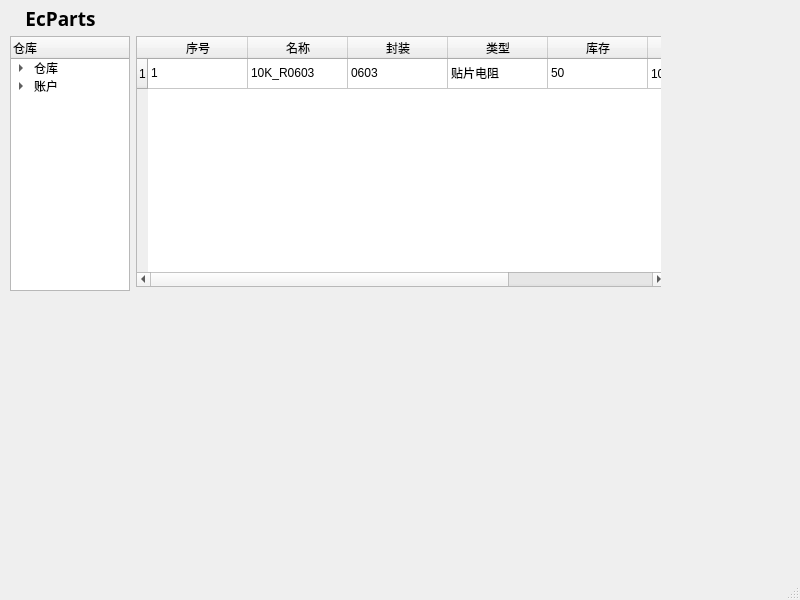
<?xml version="1.0" encoding="UTF-8"?>
<ui version="4.0">
 <class>MWin</class>
 <widget class="QMainWindow" name="MWin">
  <property name="geometry">
   <rect>
    <x>0</x>
    <y>0</y>
    <width>800</width>
    <height>600</height>
   </rect>
  </property>
  <property name="windowTitle">
   <string>MWin</string>
  </property>
  <widget class="QWidget" name="centralwidget">
   <widget class="QWidget" name="">
    <property name="geometry">
     <rect>
      <x>10</x>
      <y>10</y>
      <width>651</width>
      <height>281</height>
     </rect>
    </property>
    <layout class="QGridLayout" name="gridLayout">
     <item row="1" column="0">
      <widget class="QTreeWidget" name="treeWidget">
       <property name="maximumSize">
        <size>
         <width>120</width>
         <height>16777215</height>
        </size>
       </property>
       <column>
        <property name="text">
         <string>仓库</string>
        </property>
       </column>
       <item>
        <property name="text">
         <string>仓库</string>
        </property>
        <item>
         <property name="text">
          <string>元器件仓库</string>
         </property>
        </item>
        <item>
         <property name="text">
          <string>项目元器件套件</string>
         </property>
        </item>
       </item>
       <item>
        <property name="text">
         <string>账户</string>
        </property>
        <item>
         <property name="text">
          <string>普通用户</string>
         </property>
        </item>
        <item>
         <property name="text">
          <string>高级用户</string>
         </property>
        </item>
        <item>
         <property name="text">
          <string>管理员</string>
         </property>
        </item>
       </item>
      </widget>
     </item>
     <item row="1" column="1">
      <widget class="QStackedWidget" name="stackedWidget">
       <widget class="QWidget" name="page">
        <widget class="QTableWidget" name="tableWidget">
         <property name="geometry">
          <rect>
           <x>0</x>
           <y>0</y>
           <width>531</width>
           <height>251</height>
          </rect>
         </property>
         <row>
          <property name="text">
           <string>1</string>
          </property>
         </row>
         <column>
          <property name="text">
           <string>序号</string>
          </property>
         </column>
         <column>
          <property name="text">
           <string>名称</string>
          </property>
         </column>
         <column>
          <property name="text">
           <string>封装</string>
          </property>
         </column>
         <column>
          <property name="text">
           <string>类型</string>
          </property>
         </column>
         <column>
          <property name="text">
           <string>库存</string>
          </property>
         </column>
         <column>
          <property name="text">
           <string>描述</string>
          </property>
         </column>
         <column>
          <property name="text">
           <string>购买源</string>
          </property>
         </column>
         <item row="0" column="0">
          <property name="text">
           <string>1</string>
          </property>
         </item>
         <item row="0" column="1">
          <property name="text">
           <string>10K_R0603</string>
          </property>
         </item>
         <item row="0" column="2">
          <property name="text">
           <string>0603</string>
          </property>
         </item>
         <item row="0" column="3">
          <property name="text">
           <string>贴片电阻</string>
          </property>
         </item>
         <item row="0" column="4">
          <property name="text">
           <string>50</string>
          </property>
         </item>
         <item row="0" column="5">
          <property name="text">
           <string>10K贴片电阻</string>
          </property>
         </item>
         <item row="0" column="6">
          <property name="text">
           <string>淘宝_优信电子</string>
          </property>
         </item>
        </widget>
       </widget>
       <widget class="QWidget" name="page_2"/>
      </widget>
     </item>
     <item row="0" column="0">
      <widget class="QWidget" name="widget" native="true">
       <property name="minimumSize">
        <size>
         <width>0</width>
         <height>20</height>
        </size>
       </property>
       <widget class="QLabel" name="label">
        <property name="geometry">
         <rect>
          <x>0</x>
          <y>0</y>
          <width>101</width>
          <height>16</height>
         </rect>
        </property>
        <property name="font">
         <font>
          <family>Arial Black</family>
          <pointsize>14</pointsize>
          <bold>true</bold>
         </font>
        </property>
        <property name="text">
         <string>EcParts</string>
        </property>
        <property name="alignment">
         <set>Qt::AlignCenter</set>
        </property>
       </widget>
      </widget>
     </item>
    </layout>
   </widget>
  </widget>
  <widget class="QMenuBar" name="menubar">
   <property name="geometry">
    <rect>
     <x>0</x>
     <y>0</y>
     <width>800</width>
     <height>17</height>
    </rect>
   </property>
  </widget>
  <widget class="QStatusBar" name="statusbar"/>
 </widget>
 <resources/>
 <connections/>
</ui>
